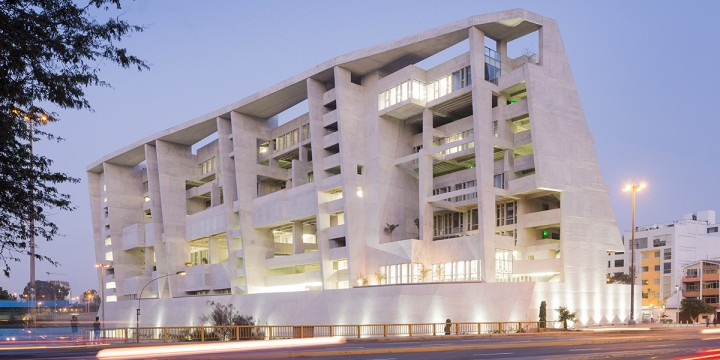
#> input picture lab6/src/percepcion/otros/imagenes/utec1.jpg, 720 x 360 px
$ python 1-histograma.py
#> lines starting #> are read from the running program, lines starting #| are printed output that depends on the picture
import numpy as np
import cv2
from matplotlib import pyplot as plt

# Cargar una imagen como gris (1 solo canal)
I = cv2.imread('imagenes/utec1.jpg', 0)
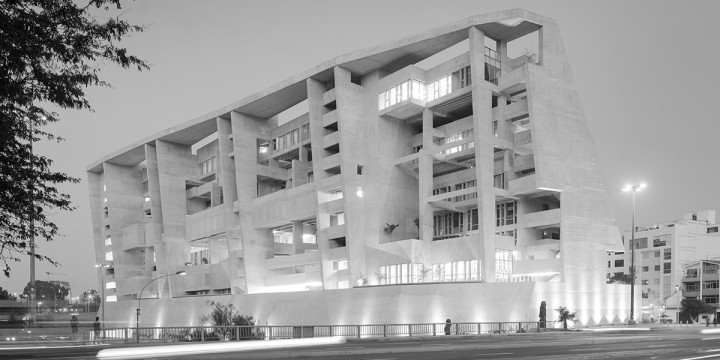
#> I: shape (360, 720); min 0, max 255, mean 156.7
# Mostrar la imagen
cv2.imshow("Edificio de UTEC", I), cv2.waitKey(0)

# Calcular el histograma:
#    (I, canal, 0, mask=None, histogram size, range
hist = cv2.calcHist([I], [0], None, [256], [0,256])
#> hist = 256 values, max 6393 at index 175, min 13 at index 1, mean 1012.5
# Graficar el histograma usando matplotlib
plt.plot(hist); plt.show()
#> after `plt.plot(hist)`:
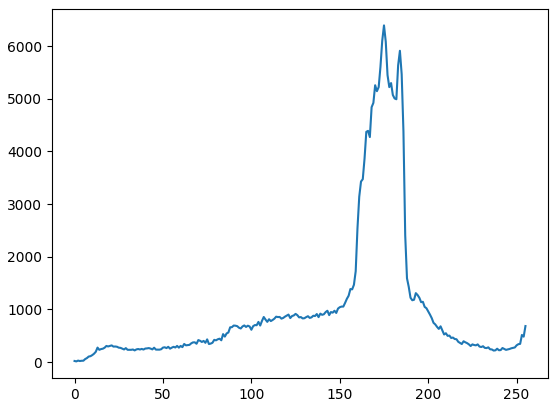
#> figure drawn by matplotlib, 1 panel; curve peaks at x = 175, y = 6393

# ---------------------------------------
# Ecualizacion de histograma
# ---------------------------------------

I = cv2.imread("imagenes/oscuro.jpg", 0)
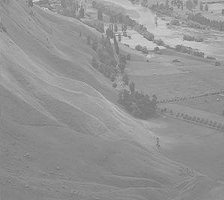
#> input picture lab6/src/percepcion/otros/imagenes/oscuro.jpg, 224 x 200 px
#> I is the input picture: shape (200, 224); min 104, max 224, mean 147.6
Ihisteq = cv2.equalizeHist(I)
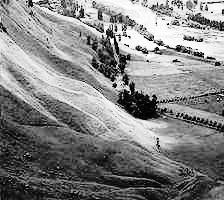
#> Ihisteq: shape (200, 224); min 0, max 255, mean 130.5

cv2.imshow("Imagen original", I)
cv2.imshow("Imagen ecualizada", Ihisteq)
cv2.waitKey(0)
